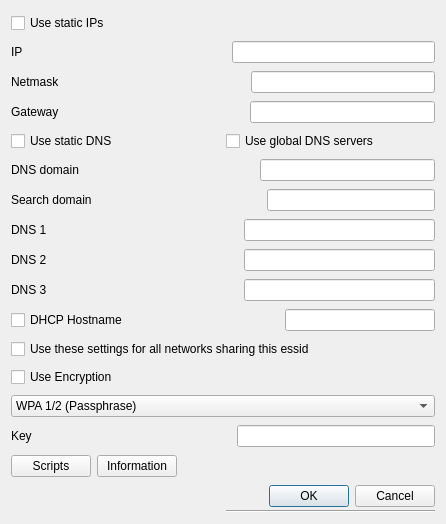
<?xml version="1.0" encoding="UTF-8"?>
<ui version="4.0">
 <class>networkProps</class>
 <widget class="QDialog" name="networkProps">
  <property name="geometry">
   <rect>
    <x>0</x>
    <y>0</y>
    <width>446</width>
    <height>524</height>
   </rect>
  </property>
  <property name="windowTitle">
   <string>Network - Properties</string>
  </property>
  <layout class="QGridLayout" name="gridLayout">
   <item row="0" column="0" rowspan="2" colspan="2">
    <layout class="QVBoxLayout" name="verticalLayout">
     <item>
      <widget class="QCheckBox" name="useStaticIP">
       <property name="text">
        <string>Use static IPs</string>
       </property>
      </widget>
     </item>
     <item>
      <layout class="QHBoxLayout" name="horizontalLayout">
       <item>
        <widget class="QLabel" name="ipLabel">
         <property name="text">
          <string>IP</string>
         </property>
        </widget>
       </item>
       <item>
        <spacer name="horizontalSpacer">
         <property name="orientation">
          <enum>Qt::Horizontal</enum>
         </property>
         <property name="sizeHint" stdset="0">
          <size>
           <width>40</width>
           <height>20</height>
          </size>
         </property>
        </spacer>
       </item>
       <item>
        <widget class="QLineEdit" name="ipEdit"/>
       </item>
      </layout>
     </item>
     <item>
      <layout class="QHBoxLayout" name="horizontalLayout_2">
       <item>
        <widget class="QLabel" name="netmaskLabel">
         <property name="text">
          <string>Netmask</string>
         </property>
        </widget>
       </item>
       <item>
        <spacer name="horizontalSpacer_2">
         <property name="orientation">
          <enum>Qt::Horizontal</enum>
         </property>
         <property name="sizeHint" stdset="0">
          <size>
           <width>40</width>
           <height>20</height>
          </size>
         </property>
        </spacer>
       </item>
       <item>
        <widget class="QLineEdit" name="netmaskEdit"/>
       </item>
      </layout>
     </item>
     <item>
      <layout class="QHBoxLayout" name="horizontalLayout_3">
       <item>
        <widget class="QLabel" name="gatewayLabel">
         <property name="text">
          <string>Gateway</string>
         </property>
        </widget>
       </item>
       <item>
        <spacer name="horizontalSpacer_3">
         <property name="orientation">
          <enum>Qt::Horizontal</enum>
         </property>
         <property name="sizeHint" stdset="0">
          <size>
           <width>40</width>
           <height>20</height>
          </size>
         </property>
        </spacer>
       </item>
       <item>
        <widget class="QLineEdit" name="gatewayEdit"/>
       </item>
      </layout>
     </item>
     <item>
      <layout class="QHBoxLayout" name="horizontalLayout_12">
       <item>
        <widget class="QCheckBox" name="useStaticDNS">
         <property name="text">
          <string>Use static DNS</string>
         </property>
        </widget>
       </item>
       <item>
        <widget class="QCheckBox" name="useGlobalDNS">
         <property name="text">
          <string>Use global DNS servers</string>
         </property>
        </widget>
       </item>
      </layout>
     </item>
     <item>
      <layout class="QHBoxLayout" name="horizontalLayout_4">
       <item>
        <widget class="QLabel" name="dnsDomainLabel">
         <property name="text">
          <string>DNS domain</string>
         </property>
        </widget>
       </item>
       <item>
        <spacer name="horizontalSpacer_4">
         <property name="orientation">
          <enum>Qt::Horizontal</enum>
         </property>
         <property name="sizeHint" stdset="0">
          <size>
           <width>40</width>
           <height>20</height>
          </size>
         </property>
        </spacer>
       </item>
       <item>
        <widget class="QLineEdit" name="dnsDomainEdit"/>
       </item>
      </layout>
     </item>
     <item>
      <layout class="QHBoxLayout" name="horizontalLayout_5">
       <item>
        <widget class="QLabel" name="searchDomainLabel">
         <property name="text">
          <string>Search domain</string>
         </property>
        </widget>
       </item>
       <item>
        <spacer name="horizontalSpacer_5">
         <property name="orientation">
          <enum>Qt::Horizontal</enum>
         </property>
         <property name="sizeHint" stdset="0">
          <size>
           <width>40</width>
           <height>20</height>
          </size>
         </property>
        </spacer>
       </item>
       <item>
        <widget class="QLineEdit" name="searchDomainEdit"/>
       </item>
      </layout>
     </item>
     <item>
      <layout class="QHBoxLayout" name="horizontalLayout_6">
       <item>
        <widget class="QLabel" name="dns1Label">
         <property name="text">
          <string>DNS 1</string>
         </property>
        </widget>
       </item>
       <item>
        <spacer name="horizontalSpacer_6">
         <property name="orientation">
          <enum>Qt::Horizontal</enum>
         </property>
         <property name="sizeHint" stdset="0">
          <size>
           <width>40</width>
           <height>20</height>
          </size>
         </property>
        </spacer>
       </item>
       <item>
        <widget class="QLineEdit" name="dns1Edit"/>
       </item>
      </layout>
     </item>
     <item>
      <layout class="QHBoxLayout" name="horizontalLayout_7">
       <item>
        <widget class="QLabel" name="dns2Label">
         <property name="text">
          <string>DNS 2</string>
         </property>
        </widget>
       </item>
       <item>
        <spacer name="horizontalSpacer_7">
         <property name="orientation">
          <enum>Qt::Horizontal</enum>
         </property>
         <property name="sizeHint" stdset="0">
          <size>
           <width>40</width>
           <height>20</height>
          </size>
         </property>
        </spacer>
       </item>
       <item>
        <widget class="QLineEdit" name="dns2Edit"/>
       </item>
      </layout>
     </item>
     <item>
      <layout class="QHBoxLayout" name="horizontalLayout_8">
       <item>
        <widget class="QLabel" name="dns3Label">
         <property name="text">
          <string>DNS 3</string>
         </property>
        </widget>
       </item>
       <item>
        <spacer name="horizontalSpacer_8">
         <property name="orientation">
          <enum>Qt::Horizontal</enum>
         </property>
         <property name="sizeHint" stdset="0">
          <size>
           <width>40</width>
           <height>20</height>
          </size>
         </property>
        </spacer>
       </item>
       <item>
        <widget class="QLineEdit" name="dns3Edit"/>
       </item>
      </layout>
     </item>
     <item>
      <layout class="QHBoxLayout" name="horizontalLayout_11">
       <item>
        <widget class="QCheckBox" name="UseDHCPHostname">
         <property name="text">
          <string>DHCP Hostname</string>
         </property>
        </widget>
       </item>
       <item>
        <spacer name="horizontalSpacer_11">
         <property name="orientation">
          <enum>Qt::Horizontal</enum>
         </property>
         <property name="sizeHint" stdset="0">
          <size>
           <width>40</width>
           <height>20</height>
          </size>
         </property>
        </spacer>
       </item>
       <item>
        <widget class="QLineEdit" name="dhcpHostnameEdit"/>
       </item>
      </layout>
     </item>
     <item>
      <widget class="QCheckBox" name="useForAllEssids">
       <property name="text">
        <string>Use these settings for all networks sharing this essid</string>
       </property>
      </widget>
     </item>
     <item>
      <widget class="QCheckBox" name="useEncryption">
       <property name="text">
        <string>Use Encryption</string>
       </property>
      </widget>
     </item>
     <item>
      <widget class="QComboBox" name="encryptionType">
       <item>
        <property name="text">
         <string>WPA 1/2 (Passphrase)</string>
        </property>
       </item>
      </widget>
     </item>
     <item>
      <layout class="QHBoxLayout" name="horizontalLayout_9">
       <item>
        <widget class="QLabel" name="keyLabel">
         <property name="text">
          <string>Key</string>
         </property>
        </widget>
       </item>
       <item>
        <spacer name="horizontalSpacer_9">
         <property name="orientation">
          <enum>Qt::Horizontal</enum>
         </property>
         <property name="sizeHint" stdset="0">
          <size>
           <width>40</width>
           <height>20</height>
          </size>
         </property>
        </spacer>
       </item>
       <item>
        <widget class="QLineEdit" name="keyEdit"/>
       </item>
      </layout>
     </item>
     <item>
      <layout class="QHBoxLayout" name="horizontalLayout_10">
       <item>
        <widget class="QPushButton" name="scriptsBut">
         <property name="text">
          <string>Scripts</string>
         </property>
        </widget>
       </item>
       <item>
        <widget class="QPushButton" name="infoBut">
         <property name="text">
          <string>Information</string>
         </property>
        </widget>
       </item>
       <item>
        <spacer name="horizontalSpacer_10">
         <property name="orientation">
          <enum>Qt::Horizontal</enum>
         </property>
         <property name="sizeHint" stdset="0">
          <size>
           <width>40</width>
           <height>20</height>
          </size>
         </property>
        </spacer>
       </item>
      </layout>
     </item>
     <item>
      <widget class="QDialogButtonBox" name="buttonBox">
       <property name="orientation">
        <enum>Qt::Horizontal</enum>
       </property>
       <property name="standardButtons">
        <set>QDialogButtonBox::Cancel|QDialogButtonBox::Ok</set>
       </property>
      </widget>
     </item>
    </layout>
   </item>
   <item row="1" column="1">
    <widget class="Line" name="line">
     <property name="orientation">
      <enum>Qt::Horizontal</enum>
     </property>
    </widget>
   </item>
  </layout>
 </widget>
 <resources/>
 <connections>
  <connection>
   <sender>buttonBox</sender>
   <signal>accepted()</signal>
   <receiver>networkProps</receiver>
   <slot>accept()</slot>
   <hints>
    <hint type="sourcelabel">
     <x>248</x>
     <y>254</y>
    </hint>
    <hint type="destinationlabel">
     <x>157</x>
     <y>274</y>
    </hint>
   </hints>
  </connection>
  <connection>
   <sender>buttonBox</sender>
   <signal>rejected()</signal>
   <receiver>networkProps</receiver>
   <slot>reject()</slot>
   <hints>
    <hint type="sourcelabel">
     <x>316</x>
     <y>260</y>
    </hint>
    <hint type="destinationlabel">
     <x>286</x>
     <y>274</y>
    </hint>
   </hints>
  </connection>
 </connections>
</ui>
